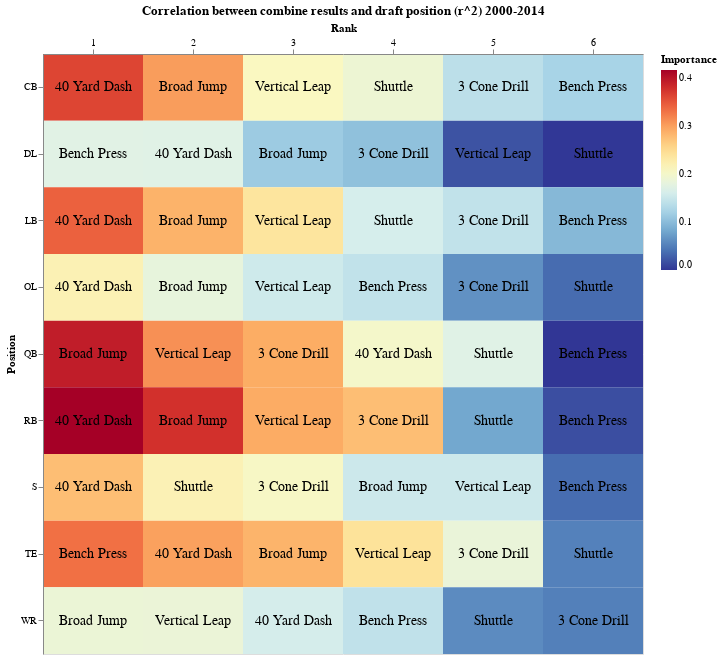

This figure's notebook cell:
### Code cell
last_n_years = all_data[(all_data.CombineYear < 2015)]# & (all_data.CombineYear < 2020)]
draft_pos_last_n = get_combine_data.most_corr_with_draft_pos(last_n_years)
before_2015 = heatmap.get_heatmap(draft_pos_last_n, " 2000-2014")
before_2015.save("before_2015.html")

before_2015

### Figure 1 — Vega-Lite specification as saved in the notebook (floating-point values rounded to 4 significant figures)
{"config": {"view": {"continuousWidth": 300, "continuousHeight": 300}}, "layer": [{"mark": {"type": "rect"}, "encoding": {"color": {"field": "Importance", "scale": {"reverse": true, "scheme": "redyellowblue"}, "type": "quantitative"}, "tooltip": {"field": "Importance", "format": ".3", "type": "ordinal"}, "x": {"axis": {"labelAngle": 0, "orient": "top"}, "field": "Rank", "type": "ordinal"}, "y": {"field": "Position", "type": "ordinal"}}, "title": "Correlation between combine results and draft position (r^2) 2000-2014"}, {"mark": {"type": "text", "baseline": "middle", "fontSize": 14}, "encoding": {"color": {"value": "black"}, "text": {"field": "Event", "type": "ordinal"}, "tooltip": {"field": "Importance", "format": ".3", "type": "ordinal"}, "x": {"axis": {"labelAngle": 0, "orient": "top"}, "field": "Rank", "type": "ordinal"}, "y": {"field": "Position", "type": "ordinal"}}}], "data": {"name": "data-3b4ae7a789148f69d8be69d5aeadfc6e"}, "height": 600, "width": 600, "$schema": "https://vega.github.io/schema/vega-lite/v5.20.1.json", "datasets": {"data-3b4ae7a789148f69d8be69d5aeadfc6e": [{"Position": "CB", "Event": "40 Yard Dash", "Rank": 1, "Importance": 0.3614}, {"Position": "CB", "Event": "Broad Jump", "Rank": 2, "Importance": 0.3011}, {"Position": "CB", "Event": "Vertical Leap", "Rank": 3, "Importance": 0.2079}, {"Position": "CB", "Event": "Shuttle", "Rank": 4, "Importance": 0.19}, {"Position": "CB", "Event": "3 Cone Drill", "Rank": 5, "Importance": 0.1393}, {"Position": "CB", "Event": "Bench Press", "Rank": 6, "Importance": 0.1224}, {"Position": "DL", "Event": "Bench Press", "Rank": 1, "Importance": 0.1735}, {"Position": "DL", "Event": "40 Yard Dash", "Rank": 2, "Importance": 0.1724}, {"Position": "DL", "Event": "Broad Jump", "Rank": 3, "Importance": 0.1143}, {"Position": "DL", "Event": "3 Cone Drill", "Rank": 4, "Importance": 0.1042}, {"Position": "DL", "Event": "Vertical Leap", "Rank": 5, "Importance": 0.01934}, {"Position": "DL", "Event": "Shuttle", "Rank": 6, "Importance": 0.0007673}, {"Position": "LB", "Event": "40 Yard Dash", "Rank": 1, "Importance": 0.3415}, {"Position": "LB", "Event": "Broad Jump", "Rank": 2, "Importance": 0.2854}, {"Position": "LB", "Event": "Vertical Leap", "Rank": 3, "Importance": 0.2377}, {"Position": "LB", "Event": "Shuttle", "Rank": 4, "Importance": 0.1614}, {"Position": "LB", "Event": "3 Cone Drill", "Rank": 5, "Importance": 0.143}, {"Position": "LB", "Event": "Bench Press", "Rank": 6, "Importance": 0.096}, {"Position": "OL", "Event": "40 Yard Dash", "Rank": 1, "Importance": 0.2188}, {"Position": "OL", "Event": "Broad Jump", "Rank": 2, "Importance": 0.1821}, {"Position": "OL", "Event": "Vertical Leap", "Rank": 3, "Importance": 0.1548}, {"Position": "OL", "Event": "Bench Press", "Rank": 4, "Importance": 0.1436}, {"Position": "OL", "Event": "3 Cone Drill", "Rank": 5, "Importance": 0.0637}, {"Position": "OL", "Event": "Shuttle", "Rank": 6, "Importance": 0.03632}, {"Position": "QB", "Event": "Broad Jump", "Rank": 1, "Importance": 0.3918}, {"Position": "QB", "Event": "Vertical Leap", "Rank": 2, "Importance": 0.3095}, {"Position": "QB", "Event": "3 Cone Drill", "Rank": 3, "Importance": 0.2906}, {"Position": "QB", "Event": "40 Yard Dash", "Rank": 4, "Importance": 0.1996}, {"Position": "QB", "Event": "Shuttle", "Rank": 5, "Importance": 0.1718}, {"Position": "QB", "Event": "Bench Press", "Rank": 6, "Importance": 0.0}, {"Position": "RB", "Event": "40 Yard Dash", "Rank": 1, "Importance": 0.4158}, {"Position": "RB", "Event": "Broad Jump", "Rank": 2, "Importance": 0.3757}, {"Position": "RB", "Event": "Vertical Leap", "Rank": 3, "Importance": 0.2908}, {"Position": "RB", "Event": "3 Cone Drill", "Rank": 4, "Importance": 0.2761}, {"Position": "RB", "Event": "Shuttle", "Rank": 5, "Importance": 0.08119}, {"Position": "RB", "Event": "Bench Press", "Rank": 6, "Importance": 0.01598}, {"Position": "S", "Event": "40 Yard Dash", "Rank": 1, "Importance": 0.276}, {"Position": "S", "Event": "Shuttle", "Rank": 2, "Importance": 0.2182}, {"Position": "S", "Event": "3 Cone Drill", "Rank": 3, "Importance": 0.2039}, {"Position": "S", "Event": "Broad Jump", "Rank": 4, "Importance": 0.1531}, {"Position": "S", "Event": "Vertical Leap", "Rank": 5, "Importance": 0.1525}, {"Position": "S", "Event": "Bench Press", "Rank": 6, "Importance": 0.03722}, {"Position": "TE", "Event": "Bench Press", "Rank": 1, "Importance": 0.3314}, {"Position": "TE", "Event": "40 Yard Dash", "Rank": 2, "Importance": 0.2984}, {"Position": "TE", "Event": "Broad Jump", "Rank": 3, "Importance": 0.2843}, {"Position": "TE", "Event": "Vertical Leap", "Rank": 4, "Importance": 0.2407}, {"Position": "TE", "Event": "3 Cone Drill", "Rank": 5, "Importance": 0.1851}, {"Position": "TE", "Event": "Shuttle", "Rank": 6, "Importance": 0.0516}, {"Position": "WR", "Event": "Broad Jump", "Rank": 1, "Importance": 0.1873}, {"Position": "WR", "Event": "Vertical Leap", "Rank": 2, "Importance": 0.1865}, {"Position": "WR", "Event": "40 Yard Dash", "Rank": 3, "Importance": 0.1602}, {"Position": "WR", "Event": "Bench Press", "Rank": 4, "Importance": 0.1425}, {"Position": "WR", "Event": "Shuttle", "Rank": 5, "Importance": 0.05896}, {"Position": "WR", "Event": "3 Cone Drill", "Rank": 6, "Importance": 0.0507}]}}
